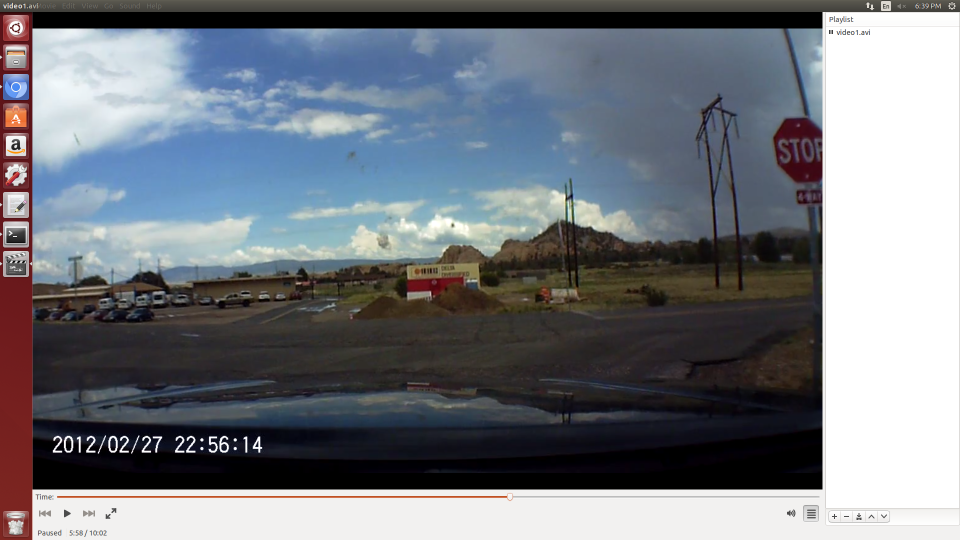
//> input picture Omkar_Prabhu_Exercise_5/ADAS/detect/stop9.png, 1920 x 1080 px (shown at 1/2 size)
$ ./detect stop9.png   (built with g++ and OpenCV 4)
//> lines starting //> are read from the running program, lines starting //| are printed output that depends on the picture; after the words box and inside, x2 and y2 are one past the last pixel; in counts of white or black regions, pixels touching at a corner belong together
#include "opencv2/objdetect/objdetect.hpp"
#include "opencv2/highgui/highgui.hpp"
#include "opencv2/imgproc/imgproc.hpp"
#include <opencv/highgui.h>
#include "opencv2/core/core.hpp"
#include "opencv2/imgproc/imgproc.hpp"
#include <opencv2/video/background_segm.hpp>
#include <string>
#include <iostream>
#include <opencv2/opencv.hpp>
#include "opencv2/objdetect/objdetect.hpp"
#include <stdio.h>
#include <string.h>
#include <opencv2/highgui/highgui.hpp>
#include <opencv2/video/background_segm.hpp>
#include "opencv2/opencv.hpp"
#include <iostream>
#include "opencv2/imgproc/imgproc.hpp"
#include <opencv2/core/core.hpp>
#include <string>
#include <stdio.h>
#include <opencv/highgui.h>
#include <opencv2/video/background_segm.hpp>
#include <iostream>
#include <stdio.h>

using namespace std;
using namespace cv;

void help()
{
    cout << "\nThis program demonstrates the cascade recognizer. Now you can use Haar or LBP features.\n"
            "This classifier can recognize many ~rigid objects, it's most known use is for faces.\n"
            "Usage:\n"
            "./facedetect [--cascade=<cascade_path> this is the primary trained classifier such as frontal face]\n"
               "   [--nested-cascade[=nested_cascade_path this an optional secondary classifier such as eyes]]\n"
               "   [--scale=<image scale greater or equal to 1, try 1.3 for example>\n"
               "   [filename|camera_index]\n\n"
            "see facedetect.cmd for one call:\n"
            "./facedetect --cascade=\"../../data/haarcascades/haarcascade_frontalface_alt.xml\" --nested-cascade=\"../../data/haarcascades/haarcascade_eye.xml\" --scale=1.3 \n"
            "Hit any key to quit.\n"
            "Using OpenCV version " << CV_VERSION << "\n" << endl;
}

void detectAndDraw( Mat& img,
                   CascadeClassifier& cascade, CascadeClassifier& nestedCascade,
                   double scale);

String cascadeName = "../../data/haarcascades/haarcascade_frontalface_alt.xml";
String nestedCascadeName = "../../data/haarcascades/haarcascade_eye_tree_eyeglasses.xml";

int main( int argc, const char** argv )
{
    CvCapture* capture = 0;
    Mat frame, frameCopy, image;
    const String scaleOpt = "--scale=";
    size_t scaleOptLen = scaleOpt.length();
    const String cascadeOpt = "--cascade=";
    size_t cascadeOptLen = cascadeOpt.length();
    const String nestedCascadeOpt = "--nested-cascade";
    size_t nestedCascadeOptLen = nestedCascadeOpt.length();
    String inputName;


    help();

    CascadeClassifier cascade, nestedCascade;
    double scale = 1;

    for( int i = 1; i < argc; i++ )
    {
        cout << "Processing " << i << " " <<  argv[i] << endl;
        if( cascadeOpt.compare( 0, cascadeOptLen, argv[i], cascadeOptLen ) == 0 )
        {
            cascadeName.assign( argv[i] + cascadeOptLen );
            cout << "  from which we have cascadeName= " << cascadeName << endl;
        }
        else if( nestedCascadeOpt.compare( 0, nestedCascadeOptLen, argv[i], nestedCascadeOptLen ) == 0 )
        {
            if( argv[i][nestedCascadeOpt.length()] == '=' )
                nestedCascadeName.assign( argv[i] + nestedCascadeOpt.length() + 1 );
            if( !nestedCascade.load( nestedCascadeName ) )
                cerr << "WARNING: Could not load classifier cascade for nested objects" << endl;
        }
        else if( scaleOpt.compare( 0, scaleOptLen, argv[i], scaleOptLen ) == 0 )
        {
            if( !sscanf( argv[i] + scaleOpt.length(), "%lf", &scale ) || scale < 1 )
                scale = 1;
            cout << " from which we read scale = " << scale << endl;
        }
        else if( argv[i][0] == '-' )
        {
            cerr << "WARNING: Unknown option %s" << argv[i] << endl;
        }
        else
            inputName.assign( argv[i] );
    }

    if( !cascade.load( cascadeName ) )
    {
        cerr << "ERROR: Could not load classifier cascade" << endl;
        cerr << "Usage: facedetect [--cascade=<cascade_path>]\n"
            "   [--nested-cascade[=nested_cascade_path]]\n"
            "   [--scale[=<image scale>\n"
            "   [filename|camera_index]\n" << endl ;
        return -1;
    }

    if( inputName.empty() || (isdigit(inputName.c_str()[0]) && inputName.c_str()[1] == '\0') )
    {
        capture = cvCaptureFromCAM( inputName.empty() ? 0 : inputName.c_str()[0] - '0' );
        int c = inputName.empty() ? 0 : inputName.c_str()[0] - '0' ;
        if(!capture) cout << "Capture from CAM " <<  c << " didn't work" << endl;
    }
    else if( inputName.size() )
    {
        image = imread( inputName, 1 );
//> image is the input picture: 1080 rows x 1920 cols, CV_8UC3; mean B, G, R 128.4, 121.2, 116.7
        if( image.empty() )
        {
            capture = cvCaptureFromAVI( inputName.c_str() );
            if(!capture) cout << "Capture from AVI didn't work" << endl;
        }
    }
    else
    {
        image = imread( "lena.jpg", 1 );
        if(image.empty()) cout << "Couldn't read lena.jpg" << endl;
    }
    cout << "before named window" << endl;
    cvNamedWindow( "result", 1 );
    cout << "after" << endl;

    if( capture )
    {
        cout << "In capture ..." << endl;
        for(;;)
        {
            IplImage* iplImg = cvQueryFrame( capture );
            frame = iplImg;
            if( frame.empty() )
                break;
            if( iplImg->origin == IPL_ORIGIN_TL )
                frame.copyTo( frameCopy );
            else
                flip( frame, frameCopy, 0 );

            detectAndDraw( frameCopy, cascade, nestedCascade, scale );

            if( waitKey( 10 ) >= 0 )
                goto _cleanup_;
        }

        waitKey(0);

_cleanup_:
        cvReleaseCapture( &capture );
    }
    else
    {
        cout << "In image read" << endl;
        if( !image.empty() )
        {
	  cout << "Before detectanddraw" << endl;
            detectAndDraw( image, cascade, nestedCascade, scale );
	    cout << "after" << endl;
            waitKey(0);
        }
        else if( !inputName.empty() )
        {
            /* assume it is a text file containing the
            list of the image filenames to be processed - one per line */
            FILE* f = fopen( inputName.c_str(), "rt" );
            if( f )
            {
                char buf[1000+1];
                while( fgets( buf, 1000, f ) )
                {
                    int len = (int)strlen(buf), c;
                    while( len > 0 && isspace(buf[len-1]) )
                        len--;
                    buf[len] = '\0';
                    cout << "file " << buf << endl;
                    image = imread( buf, 1 );
                    if( !image.empty() )
                    {
                        detectAndDraw( image, cascade, nestedCascade, scale );
                        c = waitKey(0);
                        if( c == 27 || c == 'q' || c == 'Q' )
                            break;
                    }
                    else
                    {
                    	cerr << "Aw snap, couldn't read image " << buf << endl;
                    }
                }
                fclose(f);
            }
        }
    }

    cvDestroyWindow("result");

    return 0;
}

void detectAndDraw( Mat& img,
                   CascadeClassifier& cascade, CascadeClassifier& nestedCascade,
                   double scale)
{
//> called with scale = 1
    static int count = 0;
    int i = 0;
    double t = 0;
    vector<Rect> faces;
    const static Scalar colors[] =  { CV_RGB(0,0,255),
        CV_RGB(0,128,255),
        CV_RGB(0,255,255),
        CV_RGB(0,255,0),
        CV_RGB(255,128,0),
        CV_RGB(255,255,0),
        CV_RGB(255,0,0),
        CV_RGB(255,0,255)} ;
    Mat gray, smallImg( cvRound (img.rows/scale), cvRound(img.cols/scale), CV_8UC1 );
    //resize( img, img, Size(), 0.4, 0.4, INTER_LINEAR );
    cvtColor( img, gray, CV_BGR2GRAY );
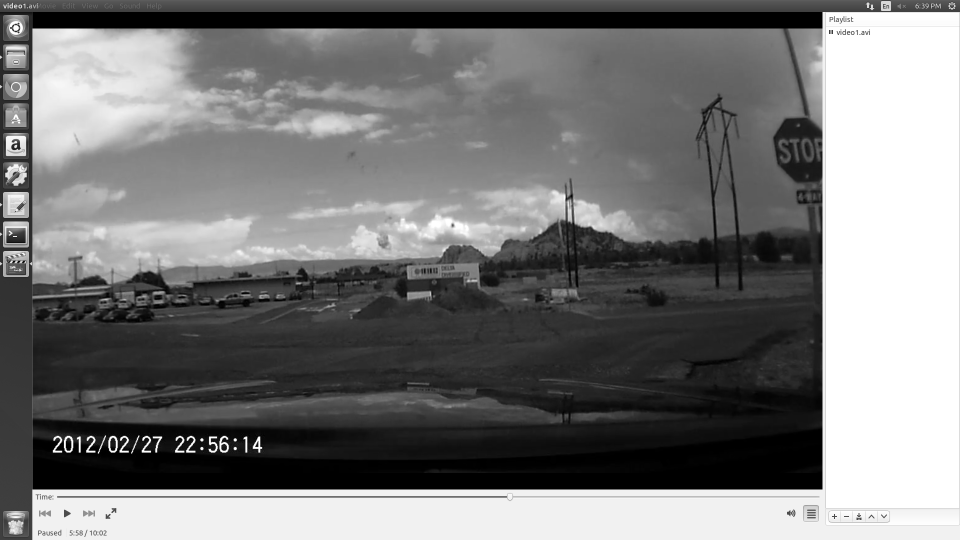
//> gray: 1080 rows x 1920 cols, CV_8UC1 (shown at 1/2 size); min 0, max 255, mean 120.6

    resize( gray, smallImg, smallImg.size(), 0, 0, INTER_LINEAR );
    equalizeHist( smallImg, smallImg );
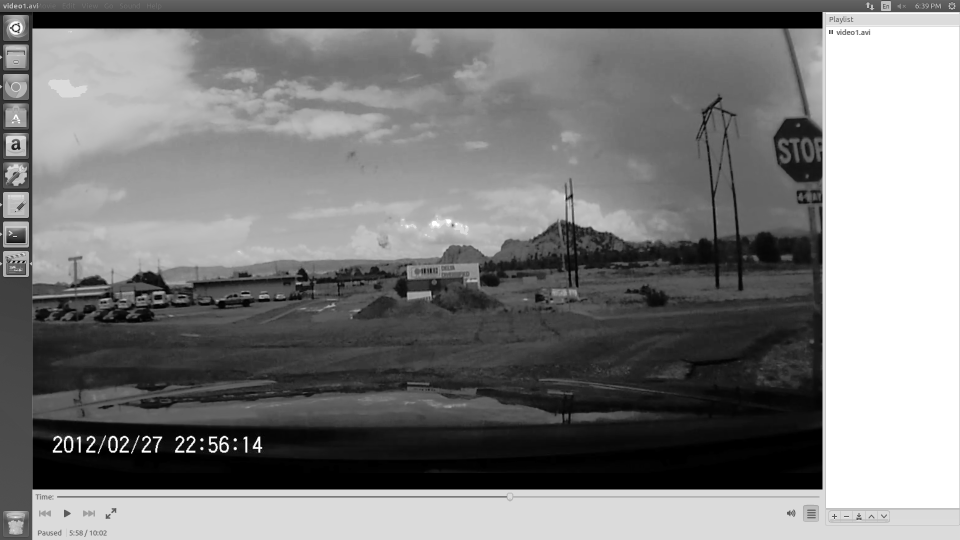
//> smallImg: 1080 rows x 1920 cols, CV_8UC1 (shown at 1/2 size); min 0, max 255, mean 122.6

    t = (double)cvGetTickCount();
    cout << "bf detect multi" << endl;
    cascade.detectMultiScale( smallImg, faces,
        1.1, 3, 0
        // |CV6HAAR_FIND_BIGGEST_OBJECT
        // |CV_HAAR_DO_ROUGH_SEARCH
        |CV_HAAR_SCALE_IMAGE
        ,
        Size(30, 30) );
//> faces = 1 Rect (x, y, width, height): [5, 83, 56, 56]
    cout << "after" << endl;
    t = (double)cvGetTickCount() - t;
    printf( "detection time = %g ms\n", t/((double)cvGetTickFrequency()*1000.) );
    cout << "Count:" << count << endl;
    for( vector<Rect>::const_iterator r = faces.begin(); r != faces.end(); r++, i++ )
    {
        Mat smallImgROI;
        vector<Rect> nestedObjects;
        Point center;
        Scalar color = colors[i%8];
        int radius;
        center.x = cvRound((r->x + r->width*0.5)*scale);
        center.y = cvRound((r->y + r->height*0.5)*scale);
        radius = cvRound((r->width + r->height)*0.25*scale);
	//cout << " Center is " << center.x << endl;
	//cout << " actual center of image is " <<   img.cols/2 << endl;
	//if(center.x > 2*img.cols/5 && center.y < 4*img.rows/5)
	{
		//if(color[0] == 255 && color[1] == 0 && color[2] == 0 && color[3] == 0)
		{
			circle( img, center, radius, color, 3, 8, 0 );
			count++;
			cout << color << endl;

		}
	}


        /*if( nestedCascade.empty())
            continue;*/
        /*smallImgROI = smallImg(*r);
        nestedCascade.detectMultiScale( smallImgROI, nestedObjects,
            1.1, 2, 0
            // |CV_HAAR_FIND_BIGGEST_OBJECT
            // |CV_HAAR_DO_ROUGH_SEARCH
            // |CV_HAAR_DO_CANNY_PRUNING
            |CV_HAAR_SCALE_IMAGE
            ,
            Size(30, 30) );*/
    }
//> this loop made 1 pass
//> radius on pass 1: 28
//| [255, 0, 0, 0]
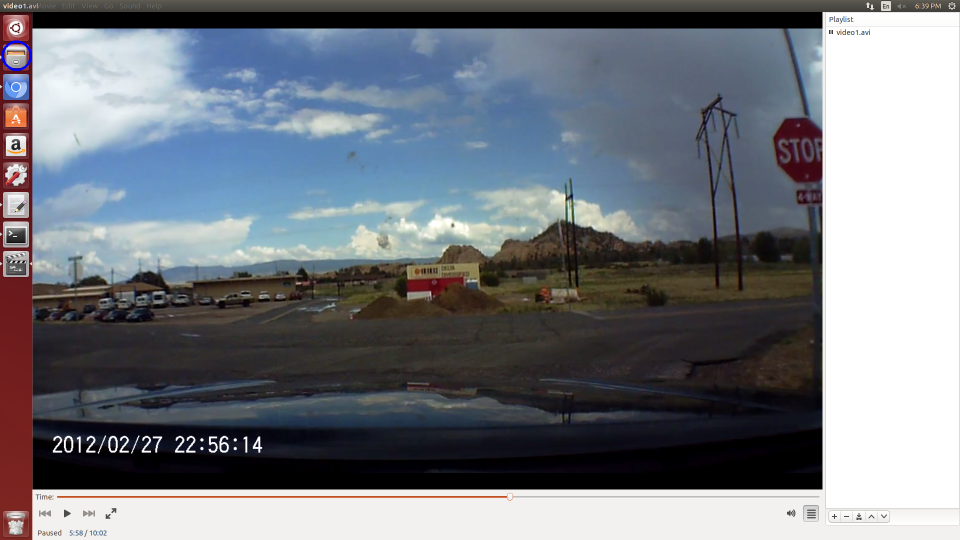
//> img: 1080 rows x 1920 cols, CV_8UC3 (shown at 1/2 size); 868 pixels changed, all inside (x1, y1, x2, y2) = (3, 81, 64, 142)
//> after the loop, i = 1; count = 1
    cv::imshow( "result", img );
}
